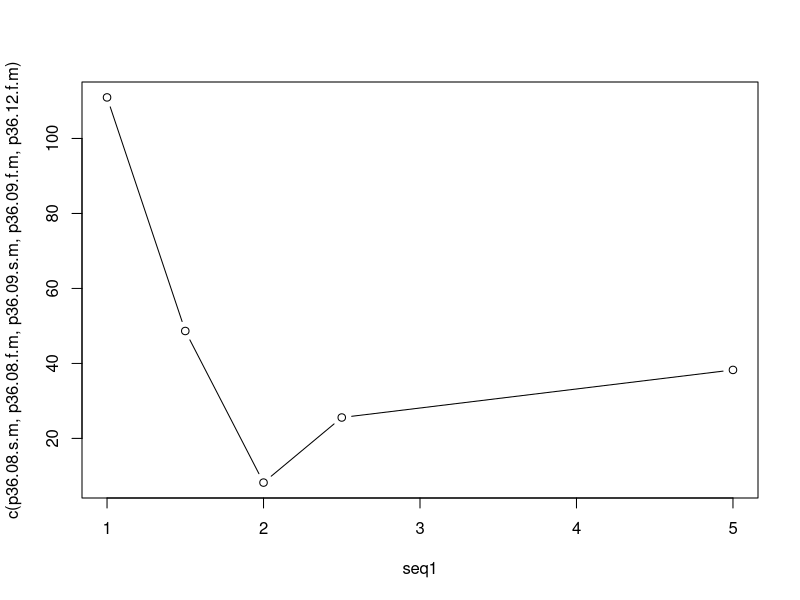

Write the R code that produced this figure. (Note: this script raises an error after producing the figure.)
## ---- chunk 1
dat.herb=read.csv("HerbaceousBiomass.csv",header=TRUE)
## ---- chunk 2
## 2008 year subsetted by season 
dat.08=dat.herb[dat.herb$Year==2008,]
dat.08.fall=dat.08[dat.08$Season=="Fall",]
dat.08.summ=dat.08[dat.08$Season=="Summer",]
## ---- chunk 3
## Seasonal subsetted by treatment
wt.08.f=dat.08.fall[dat.08.fall$Treatment== "W",]
wt.08.s=dat.08.summ[dat.08.summ$Treatment== "W",]
dr.08.f=dat.08.fall[dat.08.fall$Treatment== "D",]
dr.08.s=dat.08.summ[dat.08.summ$Treatment== "D",]
ab.08.f=dat.08.fall[dat.08.fall$Treatment== "A",]
ab.08.s=dat.08.summ[dat.08.summ$Treatment== "A",]

##Treatment subsetted by mass
wt.08.f.m=as.numeric(wt.08.f$Total.Mass) 
wt.08.s.m=as.numeric(wt.08.s$Total.Mass)
dr.08.f.m=as.numeric(dr.08.f$Total.Mass)
dr.08.s.m=as.numeric(dr.08.s$Total.Mass)
ab.08.f.m=as.numeric(ab.08.f$Total.Mass)
ab.08.s.m=as.numeric(ab.08.s$Total.Mass)
## ---- chunk 4
## Seasonal subsetted by plot
p1.08.f=dat.08.fall[dat.08.fall$Plot %in% 1,]
p2.08.f=dat.08.fall[dat.08.fall$Plot %in% 2,]
p3.08.f=dat.08.fall[dat.08.fall$Plot %in% 3,]
p4.08.f=dat.08.fall[dat.08.fall$Plot %in% 4,]
p5.08.f=dat.08.fall[dat.08.fall$Plot %in% 5,]
p6.08.f=dat.08.fall[dat.08.fall$Plot %in% 6,]
p7.08.f=dat.08.fall[dat.08.fall$Plot %in% 7,]
p8.08.f=dat.08.fall[dat.08.fall$Plot %in% 8,]
p9.08.f=dat.08.fall[dat.08.fall$Plot %in% 9,]
p10.08.f=dat.08.fall[dat.08.fall$Plot %in% 10,]
p11.08.f=dat.08.fall[dat.08.fall$Plot %in% 11,]
p12.08.f=dat.08.fall[dat.08.fall$Plot %in% 12,]
p13.08.f=dat.08.fall[dat.08.fall$Plot %in% 13,]
p14.08.f=dat.08.fall[dat.08.fall$Plot %in% 14,]
p15.08.f=dat.08.fall[dat.08.fall$Plot %in% 15,]
p16.08.f=dat.08.fall[dat.08.fall$Plot %in% 16,]
p17.08.f=dat.08.fall[dat.08.fall$Plot %in% 17,]
p18.08.f=dat.08.fall[dat.08.fall$Plot %in% 18,]
p19.08.f=dat.08.fall[dat.08.fall$Plot %in% 19,]
p20.08.f=dat.08.fall[dat.08.fall$Plot %in% 20,]
p21.08.f=dat.08.fall[dat.08.fall$Plot %in% 21,]
p22.08.f=dat.08.fall[dat.08.fall$Plot %in% 22,]
p23.08.f=dat.08.fall[dat.08.fall$Plot %in% 23,]
p24.08.f=dat.08.fall[dat.08.fall$Plot %in% 24,]
p25.08.f=dat.08.fall[dat.08.fall$Plot %in% 25,]
p26.08.f=dat.08.fall[dat.08.fall$Plot %in% 26,]
p27.08.f=dat.08.fall[dat.08.fall$Plot %in% 27,]
p28.08.f=dat.08.fall[dat.08.fall$Plot %in% 28,]
p29.08.f=dat.08.fall[dat.08.fall$Plot %in% 29,]
p30.08.f=dat.08.fall[dat.08.fall$Plot %in% 30,]
p31.08.f=dat.08.fall[dat.08.fall$Plot %in% 31,]
p32.08.f=dat.08.fall[dat.08.fall$Plot %in% 32,]
p33.08.f=dat.08.fall[dat.08.fall$Plot %in% 33,]
p34.08.f=dat.08.fall[dat.08.fall$Plot %in% 34,]
p35.08.f=dat.08.fall[dat.08.fall$Plot %in% 35,]
p36.08.f=dat.08.fall[dat.08.fall$Plot %in% 36,]

p1.08.s=dat.08.summ[dat.08.summ$Plot %in% 1,]
p2.08.s=dat.08.summ[dat.08.summ$Plot %in% 2,]
p3.08.s=dat.08.summ[dat.08.summ$Plot %in% 3,]
p4.08.s=dat.08.summ[dat.08.summ$Plot %in% 4,]
p5.08.s=dat.08.summ[dat.08.summ$Plot %in% 5,]
p6.08.s=dat.08.summ[dat.08.summ$Plot %in% 6,]
p7.08.s=dat.08.summ[dat.08.summ$Plot %in% 7,]
p8.08.s=dat.08.summ[dat.08.summ$Plot %in% 8,]
p9.08.s=dat.08.summ[dat.08.summ$Plot %in% 9,]
p10.08.s=dat.08.summ[dat.08.summ$Plot %in% 10,]
p11.08.s=dat.08.summ[dat.08.summ$Plot %in% 11,]
p12.08.s=dat.08.summ[dat.08.summ$Plot %in% 12,]
p13.08.s=dat.08.summ[dat.08.summ$Plot %in% 13,]
p14.08.s=dat.08.summ[dat.08.summ$Plot %in% 14,]
p15.08.s=dat.08.summ[dat.08.summ$Plot %in% 15,]
p16.08.s=dat.08.summ[dat.08.summ$Plot %in% 16,]
p17.08.s=dat.08.summ[dat.08.summ$Plot %in% 17,]
p18.08.s=dat.08.summ[dat.08.summ$Plot %in% 18,]
p19.08.s=dat.08.summ[dat.08.summ$Plot %in% 19,]
p20.08.s=dat.08.summ[dat.08.summ$Plot %in% 20,]
p21.08.s=dat.08.summ[dat.08.summ$Plot %in% 21,]
p22.08.s=dat.08.summ[dat.08.summ$Plot %in% 22,]
p23.08.s=dat.08.summ[dat.08.summ$Plot %in% 23,]
p24.08.s=dat.08.summ[dat.08.summ$Plot %in% 24,]
p25.08.s=dat.08.summ[dat.08.summ$Plot %in% 25,]
p26.08.s=dat.08.summ[dat.08.summ$Plot %in% 26,]
p27.08.s=dat.08.summ[dat.08.summ$Plot %in% 27,]
p28.08.s=dat.08.summ[dat.08.summ$Plot %in% 28,]
p29.08.s=dat.08.summ[dat.08.summ$Plot %in% 29,]
p30.08.s=dat.08.summ[dat.08.summ$Plot %in% 30,]
p31.08.s=dat.08.summ[dat.08.summ$Plot %in% 31,]
p32.08.s=dat.08.summ[dat.08.summ$Plot %in% 32,]
p33.08.s=dat.08.summ[dat.08.summ$Plot %in% 33,]
p34.08.s=dat.08.summ[dat.08.summ$Plot %in% 34,]
p35.08.s=dat.08.summ[dat.08.summ$Plot %in% 35,]
p36.08.s=dat.08.summ[dat.08.summ$Plot %in% 36,]

#Plot subsetted by mass
p1.08.f.m=sum(as.numeric(p1.08.f$Total.Mass))
p2.08.f.m=sum(as.numeric(p2.08.f$Total.Mass))
p3.08.f.m=sum(as.numeric(p3.08.f$Total.Mass))
p4.08.f.m=sum(as.numeric(p4.08.f$Total.Mass))
p5.08.f.m=sum(as.numeric(p5.08.f$Total.Mass))
p6.08.f.m=sum(as.numeric(p6.08.f$Total.Mass))
p7.08.f.m=sum(as.numeric(p7.08.f$Total.Mass))
p8.08.f.m=sum(as.numeric(p8.08.f$Total.Mass))
p9.08.f.m=sum(as.numeric(p9.08.f$Total.Mass))
p10.08.f.m=sum(as.numeric(p10.08.f$Total.Mass))
p11.08.f.m=sum(as.numeric(p11.08.f$Total.Mass))
p12.08.f.m=sum(as.numeric(p12.08.f$Total.Mass))
p13.08.f.m=sum(as.numeric(p13.08.f$Total.Mass))
p14.08.f.m=sum(as.numeric(p14.08.f$Total.Mass))
p15.08.f.m=sum(as.numeric(p15.08.f$Total.Mass))
p16.08.f.m=sum(as.numeric(p16.08.f$Total.Mass))
p17.08.f.m=sum(as.numeric(p17.08.f$Total.Mass))
p18.08.f.m=sum(as.numeric(p18.08.f$Total.Mass))
p19.08.f.m=sum(as.numeric(p19.08.f$Total.Mass))
p20.08.f.m=sum(as.numeric(p20.08.f$Total.Mass))
p21.08.f.m=sum(as.numeric(p21.08.f$Total.Mass))
p22.08.f.m=sum(as.numeric(p22.08.f$Total.Mass))
p23.08.f.m=sum(as.numeric(p23.08.f$Total.Mass))
p24.08.f.m=sum(as.numeric(p24.08.f$Total.Mass))
p25.08.f.m=sum(as.numeric(p25.08.f$Total.Mass))
p26.08.f.m=sum(as.numeric(p26.08.f$Total.Mass))
p27.08.f.m=sum(as.numeric(p27.08.f$Total.Mass))
p28.08.f.m=sum(as.numeric(p28.08.f$Total.Mass))
p29.08.f.m=sum(as.numeric(p29.08.f$Total.Mass))
p30.08.f.m=sum(as.numeric(p30.08.f$Total.Mass))
p31.08.f.m=sum(as.numeric(p31.08.f$Total.Mass))
p32.08.f.m=sum(as.numeric(p32.08.f$Total.Mass))
p33.08.f.m=sum(as.numeric(p33.08.f$Total.Mass))
p34.08.f.m=sum(as.numeric(p34.08.f$Total.Mass))
p35.08.f.m=sum(as.numeric(p35.08.f$Total.Mass))
p36.08.f.m=sum(as.numeric(p36.08.f$Total.Mass))

p1.08.s.m=sum(as.numeric(p1.08.s$Total.Mass))
p2.08.s.m=sum(as.numeric(p2.08.s$Total.Mass))
p3.08.s.m=sum(as.numeric(p3.08.s$Total.Mass))
p4.08.s.m=sum(as.numeric(p4.08.s$Total.Mass))
p5.08.s.m=sum(as.numeric(p5.08.s$Total.Mass))
p6.08.s.m=sum(as.numeric(p6.08.s$Total.Mass))
p7.08.s.m=sum(as.numeric(p7.08.s$Total.Mass))
p8.08.s.m=sum(as.numeric(p8.08.s$Total.Mass))
p9.08.s.m=sum(as.numeric(p9.08.s$Total.Mass))
p10.08.s.m=sum(as.numeric(p10.08.s$Total.Mass))
p11.08.s.m=sum(as.numeric(p11.08.s$Total.Mass))
p12.08.s.m=sum(as.numeric(p12.08.s$Total.Mass))
p13.08.s.m=sum(as.numeric(p13.08.s$Total.Mass))
p14.08.s.m=sum(as.numeric(p14.08.s$Total.Mass))
p15.08.s.m=sum(as.numeric(p15.08.s$Total.Mass))
p16.08.s.m=sum(as.numeric(p16.08.s$Total.Mass))
p17.08.s.m=sum(as.numeric(p17.08.s$Total.Mass))
p18.08.s.m=sum(as.numeric(p18.08.s$Total.Mass))
p19.08.s.m=sum(as.numeric(p19.08.s$Total.Mass))
p20.08.s.m=sum(as.numeric(p20.08.s$Total.Mass))
p21.08.s.m=sum(as.numeric(p21.08.s$Total.Mass))
p22.08.s.m=sum(as.numeric(p22.08.s$Total.Mass))
p23.08.s.m=sum(as.numeric(p23.08.s$Total.Mass))
p24.08.s.m=sum(as.numeric(p24.08.s$Total.Mass))
p25.08.s.m=sum(as.numeric(p25.08.s$Total.Mass))
p26.08.s.m=sum(as.numeric(p26.08.s$Total.Mass))
p27.08.s.m=sum(as.numeric(p27.08.s$Total.Mass))
p28.08.s.m=sum(as.numeric(p28.08.s$Total.Mass))
p29.08.s.m=sum(as.numeric(p29.08.s$Total.Mass))
p30.08.s.m=sum(as.numeric(p30.08.s$Total.Mass))
p31.08.s.m=sum(as.numeric(p31.08.s$Total.Mass))
p32.08.s.m=sum(as.numeric(p32.08.s$Total.Mass))
p33.08.s.m=sum(as.numeric(p33.08.s$Total.Mass))
p34.08.s.m=sum(as.numeric(p34.08.s$Total.Mass))
p35.08.s.m=sum(as.numeric(p35.08.s$Total.Mass))
p36.08.s.m=sum(as.numeric(p36.08.s$Total.Mass))
## ---- chunk 5
## 2009 year subsetted by season 
dat.09=dat.herb[dat.herb$Year==2009,]
dat.09.fall=dat.09[dat.09$Season=="Fall",]
dat.09.summ=dat.09[dat.09$Season=="Summer",]
## ---- chunk 6
## Seasonal subsetted by treatment
wt.09.f=dat.09.fall[dat.09.fall$Treatment== "W",]
wt.09.s=dat.09.summ[dat.09.summ$Treatment== "W",]
dr.09.f=dat.09.fall[dat.09.fall$Treatment== "D",]
dr.09.s=dat.09.summ[dat.09.summ$Treatment== "D",]
ab.09.f=dat.09.fall[dat.09.fall$Treatment== "A",]
ab.09.s=dat.09.summ[dat.09.summ$Treatment== "A",]

##Treatment subsetted by mass
wt.09.f.m=as.numeric(wt.09.f$Total.Mass) 
wt.09.s.m=as.numeric(wt.09.s$Total.Mass)
dr.09.f.m=as.numeric(dr.09.f$Total.Mass)
dr.09.s.m=as.numeric(dr.09.s$Total.Mass)
ab.09.f.m=as.numeric(ab.09.f$Total.Mass)
ab.09.s.m=as.numeric(ab.09.s$Total.Mass)
## ---- chunk 7
## Seasonal subsetted by plot
p1.09.f=dat.09.fall[dat.09.fall$Plot %in% 1,]
p2.09.f=dat.09.fall[dat.09.fall$Plot %in% 2,]
p3.09.f=dat.09.fall[dat.09.fall$Plot %in% 3,]
p4.09.f=dat.09.fall[dat.09.fall$Plot %in% 4,]
p5.09.f=dat.09.fall[dat.09.fall$Plot %in% 5,]
p6.09.f=dat.09.fall[dat.09.fall$Plot %in% 6,]
p7.09.f=dat.09.fall[dat.09.fall$Plot %in% 7,]
p8.09.f=dat.09.fall[dat.09.fall$Plot %in% 8,]
p9.09.f=dat.09.fall[dat.09.fall$Plot %in% 9,]
p10.09.f=dat.09.fall[dat.09.fall$Plot %in% 10,]
p11.09.f=dat.09.fall[dat.09.fall$Plot %in% 11,]
p12.09.f=dat.09.fall[dat.09.fall$Plot %in% 12,]
p13.09.f=dat.09.fall[dat.09.fall$Plot %in% 13,]
p14.09.f=dat.09.fall[dat.09.fall$Plot %in% 14,]
p15.09.f=dat.09.fall[dat.09.fall$Plot %in% 15,]
p16.09.f=dat.09.fall[dat.09.fall$Plot %in% 16,]
p17.09.f=dat.09.fall[dat.09.fall$Plot %in% 17,]
p18.09.f=dat.09.fall[dat.09.fall$Plot %in% 18,]
p19.09.f=dat.09.fall[dat.09.fall$Plot %in% 19,]
p20.09.f=dat.09.fall[dat.09.fall$Plot %in% 20,]
p21.09.f=dat.09.fall[dat.09.fall$Plot %in% 21,]
p22.09.f=dat.09.fall[dat.09.fall$Plot %in% 22,]
p23.09.f=dat.09.fall[dat.09.fall$Plot %in% 23,]
p24.09.f=dat.09.fall[dat.09.fall$Plot %in% 24,]
p25.09.f=dat.09.fall[dat.09.fall$Plot %in% 25,]
p26.09.f=dat.09.fall[dat.09.fall$Plot %in% 26,]
p27.09.f=dat.09.fall[dat.09.fall$Plot %in% 27,]
p28.09.f=dat.09.fall[dat.09.fall$Plot %in% 28,]
p29.09.f=dat.09.fall[dat.09.fall$Plot %in% 29,]
p30.09.f=dat.09.fall[dat.09.fall$Plot %in% 30,]
p31.09.f=dat.09.fall[dat.09.fall$Plot %in% 31,]
p32.09.f=dat.09.fall[dat.09.fall$Plot %in% 32,]
p33.09.f=dat.09.fall[dat.09.fall$Plot %in% 33,]
p34.09.f=dat.09.fall[dat.09.fall$Plot %in% 34,]
p35.09.f=dat.09.fall[dat.09.fall$Plot %in% 35,]
p36.09.f=dat.09.fall[dat.09.fall$Plot %in% 36,]

p1.09.s=dat.09.summ[dat.09.summ$Plot %in% 1,]
p2.09.s=dat.09.summ[dat.09.summ$Plot %in% 2,]
p3.09.s=dat.09.summ[dat.09.summ$Plot %in% 3,]
p4.09.s=dat.09.summ[dat.09.summ$Plot %in% 4,]
p5.09.s=dat.09.summ[dat.09.summ$Plot %in% 5,]
p6.09.s=dat.09.summ[dat.09.summ$Plot %in% 6,]
p7.09.s=dat.09.summ[dat.09.summ$Plot %in% 7,]
p8.09.s=dat.09.summ[dat.09.summ$Plot %in% 8,]
p9.09.s=dat.09.summ[dat.09.summ$Plot %in% 9,]
p10.09.s=dat.09.summ[dat.09.summ$Plot %in% 10,]
p11.09.s=dat.09.summ[dat.09.summ$Plot %in% 11,]
p12.09.s=dat.09.summ[dat.09.summ$Plot %in% 12,]
p13.09.s=dat.09.summ[dat.09.summ$Plot %in% 13,]
p14.09.s=dat.09.summ[dat.09.summ$Plot %in% 14,]
p15.09.s=dat.09.summ[dat.09.summ$Plot %in% 15,]
p16.09.s=dat.09.summ[dat.09.summ$Plot %in% 16,]
p17.09.s=dat.09.summ[dat.09.summ$Plot %in% 17,]
p18.09.s=dat.09.summ[dat.09.summ$Plot %in% 18,]
p19.09.s=dat.09.summ[dat.09.summ$Plot %in% 19,]
p20.09.s=dat.09.summ[dat.09.summ$Plot %in% 20,]
p21.09.s=dat.09.summ[dat.09.summ$Plot %in% 21,]
p22.09.s=dat.09.summ[dat.09.summ$Plot %in% 22,]
p23.09.s=dat.09.summ[dat.09.summ$Plot %in% 23,]
p24.09.s=dat.09.summ[dat.09.summ$Plot %in% 24,]
p25.09.s=dat.09.summ[dat.09.summ$Plot %in% 25,]
p26.09.s=dat.09.summ[dat.09.summ$Plot %in% 26,]
p27.09.s=dat.09.summ[dat.09.summ$Plot %in% 27,]
p28.09.s=dat.09.summ[dat.09.summ$Plot %in% 28,]
p29.09.s=dat.09.summ[dat.09.summ$Plot %in% 29,]
p30.09.s=dat.09.summ[dat.09.summ$Plot %in% 30,]
p31.09.s=dat.09.summ[dat.09.summ$Plot %in% 31,]
p32.09.s=dat.09.summ[dat.09.summ$Plot %in% 32,]
p33.09.s=dat.09.summ[dat.09.summ$Plot %in% 33,]
p34.09.s=dat.09.summ[dat.09.summ$Plot %in% 34,]
p35.09.s=dat.09.summ[dat.09.summ$Plot %in% 35,]
p36.09.s=dat.09.summ[dat.09.summ$Plot %in% 36,]

#Plot subsetted by mass
p1.09.f.m=sum(as.numeric(p1.09.f$Total.Mass))
p2.09.f.m=sum(as.numeric(p2.09.f$Total.Mass))
p3.09.f.m=sum(as.numeric(p3.09.f$Total.Mass))
p4.09.f.m=sum(as.numeric(p4.09.f$Total.Mass))
p5.09.f.m=sum(as.numeric(p5.09.f$Total.Mass))
p6.09.f.m=sum(as.numeric(p6.09.f$Total.Mass))
p7.09.f.m=sum(as.numeric(p7.09.f$Total.Mass))
p8.09.f.m=sum(as.numeric(p8.09.f$Total.Mass))
p9.09.f.m=sum(as.numeric(p9.09.f$Total.Mass))
p10.09.f.m=sum(as.numeric(p10.09.f$Total.Mass))
p11.09.f.m=sum(as.numeric(p11.09.f$Total.Mass))
p12.09.f.m=sum(as.numeric(p12.09.f$Total.Mass))
p13.09.f.m=sum(as.numeric(p13.09.f$Total.Mass))
p14.09.f.m=sum(as.numeric(p14.09.f$Total.Mass))
p15.09.f.m=sum(as.numeric(p15.09.f$Total.Mass))
p16.09.f.m=sum(as.numeric(p16.09.f$Total.Mass))
p17.09.f.m=sum(as.numeric(p17.09.f$Total.Mass))
p18.09.f.m=sum(as.numeric(p18.09.f$Total.Mass))
p19.09.f.m=sum(as.numeric(p19.09.f$Total.Mass))
p20.09.f.m=sum(as.numeric(p20.09.f$Total.Mass))
p21.09.f.m=sum(as.numeric(p21.09.f$Total.Mass))
p22.09.f.m=sum(as.numeric(p22.09.f$Total.Mass))
p23.09.f.m=sum(as.numeric(p23.09.f$Total.Mass))
p24.09.f.m=sum(as.numeric(p24.09.f$Total.Mass))
p25.09.f.m=sum(as.numeric(p25.09.f$Total.Mass))
p26.09.f.m=sum(as.numeric(p26.09.f$Total.Mass))
p27.09.f.m=sum(as.numeric(p27.09.f$Total.Mass))
p28.09.f.m=sum(as.numeric(p28.09.f$Total.Mass))
p29.09.f.m=sum(as.numeric(p29.09.f$Total.Mass))
p30.09.f.m=sum(as.numeric(p30.09.f$Total.Mass))
p31.09.f.m=sum(as.numeric(p31.09.f$Total.Mass))
p32.09.f.m=sum(as.numeric(p32.09.f$Total.Mass))
p33.09.f.m=sum(as.numeric(p33.09.f$Total.Mass))
p34.09.f.m=sum(as.numeric(p34.09.f$Total.Mass))
p35.09.f.m=sum(as.numeric(p35.09.f$Total.Mass))
p36.09.f.m=sum(as.numeric(p36.09.f$Total.Mass))

p1.09.s.m=sum(as.numeric(p1.09.s$Total.Mass))
p2.09.s.m=sum(as.numeric(p2.09.s$Total.Mass))
p3.09.s.m=sum(as.numeric(p3.09.s$Total.Mass))
p4.09.s.m=sum(as.numeric(p4.09.s$Total.Mass))
p5.09.s.m=sum(as.numeric(p5.09.s$Total.Mass))
p6.09.s.m=sum(as.numeric(p6.09.s$Total.Mass))
p7.09.s.m=sum(as.numeric(p7.09.s$Total.Mass))
p8.09.s.m=sum(as.numeric(p8.09.s$Total.Mass))
p9.09.s.m=sum(as.numeric(p9.09.s$Total.Mass))
p10.09.s.m=sum(as.numeric(p10.09.s$Total.Mass))
p11.09.s.m=sum(as.numeric(p11.09.s$Total.Mass))
p12.09.s.m=sum(as.numeric(p12.09.s$Total.Mass))
p13.09.s.m=sum(as.numeric(p13.09.s$Total.Mass))
p14.09.s.m=sum(as.numeric(p14.09.s$Total.Mass))
p15.09.s.m=sum(as.numeric(p15.09.s$Total.Mass))
p16.09.s.m=sum(as.numeric(p16.09.s$Total.Mass))
p17.09.s.m=sum(as.numeric(p17.09.s$Total.Mass))
p18.09.s.m=sum(as.numeric(p18.09.s$Total.Mass))
p19.09.s.m=sum(as.numeric(p19.09.s$Total.Mass))
p20.09.s.m=sum(as.numeric(p20.09.s$Total.Mass))
p21.09.s.m=sum(as.numeric(p21.09.s$Total.Mass))
p22.09.s.m=sum(as.numeric(p22.09.s$Total.Mass))
p23.09.s.m=sum(as.numeric(p23.09.s$Total.Mass))
p24.09.s.m=sum(as.numeric(p24.09.s$Total.Mass))
p25.09.s.m=sum(as.numeric(p25.09.s$Total.Mass))
p26.09.s.m=sum(as.numeric(p26.09.s$Total.Mass))
p27.09.s.m=sum(as.numeric(p27.09.s$Total.Mass))
p28.09.s.m=sum(as.numeric(p28.09.s$Total.Mass))
p29.09.s.m=sum(as.numeric(p29.09.s$Total.Mass))
p30.09.s.m=sum(as.numeric(p30.09.s$Total.Mass))
p31.09.s.m=sum(as.numeric(p31.09.s$Total.Mass))
p32.09.s.m=sum(as.numeric(p32.09.s$Total.Mass))
p33.09.s.m=sum(as.numeric(p33.09.s$Total.Mass))
p34.09.s.m=sum(as.numeric(p34.09.s$Total.Mass))
p35.09.s.m=sum(as.numeric(p35.09.s$Total.Mass))
p36.09.s.m=sum(as.numeric(p36.09.s$Total.Mass))

## 2012 year subsetted by season 
dat.12=dat.herb[dat.herb$Year==2012,]
## Seasonal subsetted by treatment
wt.12.f=dat.12[dat.12$Treatment== "W",]
dr.12.f=dat.12[dat.12$Treatment== "D",]
ab.12.f=dat.12[dat.12$Treatment== "A",]
##Treatment subsetted by mass
wt.12.f.m=as.numeric(wt.12.f$Total.Mass) 
dr.12.f.m=as.numeric(dr.12.f$Total.Mass)
ab.12.f.m=as.numeric(ab.12.f$Total.Mass)
## Seasonal subsetted by plot
p1.12.f=dat.12[dat.12$Plot %in% 1,]
p2.12.f=dat.12[dat.12$Plot %in% 2,]
p3.12.f=dat.12[dat.12$Plot %in% 3,]
p4.12.f=dat.12[dat.12$Plot %in% 4,]
p5.12.f=dat.12[dat.12$Plot %in% 5,]
p6.12.f=dat.12[dat.12$Plot %in% 6,]
p7.12.f=dat.12[dat.12$Plot %in% 7,]
p8.12.f=dat.12[dat.12$Plot %in% 8,]
p9.12.f=dat.12[dat.12$Plot %in% 9,]
p10.12.f=dat.12[dat.12$Plot %in% 10,]
p11.12.f=dat.12[dat.12$Plot %in% 11,]
p12.12.f=dat.12[dat.12$Plot %in% 12,]
p13.12.f=dat.12[dat.12$Plot %in% 13,]
p14.12.f=dat.12[dat.12$Plot %in% 14,]
p15.12.f=dat.12[dat.12$Plot %in% 15,]
p16.12.f=dat.12[dat.12$Plot %in% 16,]
p17.12.f=dat.12[dat.12$Plot %in% 17,]
p18.12.f=dat.12[dat.12$Plot %in% 18,]
p19.12.f=dat.12[dat.12$Plot %in% 19,]
p20.12.f=dat.12[dat.12$Plot %in% 20,]
p21.12.f=dat.12[dat.12$Plot %in% 21,]
p22.12.f=dat.12[dat.12$Plot %in% 22,]
p23.12.f=dat.12[dat.12$Plot %in% 23,]
p24.12.f=dat.12[dat.12$Plot %in% 24,]
p25.12.f=dat.12[dat.12$Plot %in% 25,]
p26.12.f=dat.12[dat.12$Plot %in% 26,]
p27.12.f=dat.12[dat.12$Plot %in% 27,]
p28.12.f=dat.12[dat.12$Plot %in% 28,]
p29.12.f=dat.12[dat.12$Plot %in% 29,]
p30.12.f=dat.12[dat.12$Plot %in% 30,]
p31.12.f=dat.12[dat.12$Plot %in% 31,]
p32.12.f=dat.12[dat.12$Plot %in% 32,]
p33.12.f=dat.12[dat.12$Plot %in% 33,]
p34.12.f=dat.12[dat.12$Plot %in% 34,]
p35.12.f=dat.12[dat.12$Plot %in% 35,]
p36.12.f=dat.12[dat.12$Plot %in% 36,]

#Plot subsetted by mass
p1.12.f.m=sum(as.numeric(p1.12.f$Total.Mass))
p2.12.f.m=sum(as.numeric(p2.12.f$Total.Mass))
p3.12.f.m=sum(as.numeric(p3.12.f$Total.Mass))
p4.12.f.m=sum(as.numeric(p4.12.f$Total.Mass))
p5.12.f.m=sum(as.numeric(p5.12.f$Total.Mass))
p6.12.f.m=sum(as.numeric(p6.12.f$Total.Mass))
p7.12.f.m=sum(as.numeric(p7.12.f$Total.Mass))
p8.12.f.m=sum(as.numeric(p8.12.f$Total.Mass))
p9.12.f.m=sum(as.numeric(p9.12.f$Total.Mass))
p10.12.f.m=sum(as.numeric(p10.12.f$Total.Mass))
p11.12.f.m=sum(as.numeric(p11.12.f$Total.Mass))
p12.12.f.m=sum(as.numeric(p12.12.f$Total.Mass))
p13.12.f.m=sum(as.numeric(p13.12.f$Total.Mass))
p14.12.f.m=sum(as.numeric(p14.12.f$Total.Mass))
p15.12.f.m=sum(as.numeric(p15.12.f$Total.Mass))
p16.12.f.m=sum(as.numeric(p16.12.f$Total.Mass))
p17.12.f.m=sum(as.numeric(p17.12.f$Total.Mass))
p18.12.f.m=sum(as.numeric(p18.12.f$Total.Mass))
p19.12.f.m=sum(as.numeric(p19.12.f$Total.Mass))
p20.12.f.m=sum(as.numeric(p20.12.f$Total.Mass))
p21.12.f.m=sum(as.numeric(p21.12.f$Total.Mass))
p22.12.f.m=sum(as.numeric(p22.12.f$Total.Mass))
p23.12.f.m=sum(as.numeric(p23.12.f$Total.Mass))
p24.12.f.m=sum(as.numeric(p24.12.f$Total.Mass))
p25.12.f.m=sum(as.numeric(p25.12.f$Total.Mass))
p26.12.f.m=sum(as.numeric(p26.12.f$Total.Mass))
p27.12.f.m=sum(as.numeric(p27.12.f$Total.Mass))
p28.12.f.m=sum(as.numeric(p28.12.f$Total.Mass))
p29.12.f.m=sum(as.numeric(p29.12.f$Total.Mass))
p30.12.f.m=sum(as.numeric(p30.12.f$Total.Mass))
p31.12.f.m=sum(as.numeric(p31.12.f$Total.Mass))
p32.12.f.m=sum(as.numeric(p32.12.f$Total.Mass))
p33.12.f.m=sum(as.numeric(p33.12.f$Total.Mass))
p34.12.f.m=sum(as.numeric(p34.12.f$Total.Mass))
p35.12.f.m=sum(as.numeric(p35.12.f$Total.Mass))
p36.12.f.m=sum(as.numeric(p36.12.f$Total.Mass))

seq1=c(1,1.5,2,2.5,5)
plot(seq1,c(p36.08.s.m,p36.08.f.m,p36.09.s.m,p36.09.f.m,p36.12.f.m),type="b")

#functional groups
dat.08=dat.herb[dat.herb$Year==2008,]
dat.08.fall=dat.08[dat.08$Season=="Fall",]
dat.08.summ=dat.08[dat.08$Season=="Summer",]
## Seasonal subsetted by treatment
c4.08.f=dat.08.fall[dat.08.fall$C4,]
c4.08.s=dat.08.summ[dat.08.summ$C4,]
c3.08.f=dat.08.fall[dat.08.fall$C3,]
c3.08.s=dat.08.summ[dat.08.summ$C3,]
Pr.08.f=dat.08.fall[dat.08.fall$Perennial,]
Pr.08.s=dat.08.summ[dat.08.summ$Perennial,]
AB.08.f=dat.08.fall[dat.08.fall$Annl.Biennial,]
AB.08.s=dat.08.summ[dat.08.summ$Annl.Biennial,]
## ---- chunk 8
dat.12=dat.herb[dat.herb$Year==2012,]
## ---- chunk 9
wt.12.f=dat.12[dat.12$Treatment== "W",]
dr.12.f=dat.12[dat.12$Treatment== "D",]
ab.12.f=dat.12[dat.12$Treatment== "A",]
##Treatment subsetted by mass
wt.12.f.m=as.numeric(wt.12.f$Total.Mass) 
dr.12.f.m=as.numeric(dr.12.f$Total.Mass)
ab.12.f.m=as.numeric(ab.12.f$Total.Mass)
## ---- chunk 10
p1.12.f=dat.12[dat.12$Plot %in% 1,]
p2.12.f=dat.12[dat.12$Plot %in% 2,]
p3.12.f=dat.12[dat.12$Plot %in% 3,]
p4.12.f=dat.12[dat.12$Plot %in% 4,]
p5.12.f=dat.12[dat.12$Plot %in% 5,]
p6.12.f=dat.12[dat.12$Plot %in% 6,]
p7.12.f=dat.12[dat.12$Plot %in% 7,]
p8.12.f=dat.12[dat.12$Plot %in% 8,]
p9.12.f=dat.12[dat.12$Plot %in% 9,]
p10.12.f=dat.12[dat.12$Plot %in% 10,]
p11.12.f=dat.12[dat.12$Plot %in% 11,]
p12.12.f=dat.12[dat.12$Plot %in% 12,]
p13.12.f=dat.12[dat.12$Plot %in% 13,]
p14.12.f=dat.12[dat.12$Plot %in% 14,]
p15.12.f=dat.12[dat.12$Plot %in% 15,]
p16.12.f=dat.12[dat.12$Plot %in% 16,]
p17.12.f=dat.12[dat.12$Plot %in% 17,]
p18.12.f=dat.12[dat.12$Plot %in% 18,]
p19.12.f=dat.12[dat.12$Plot %in% 19,]
p20.12.f=dat.12[dat.12$Plot %in% 20,]
p21.12.f=dat.12[dat.12$Plot %in% 21,]
p22.12.f=dat.12[dat.12$Plot %in% 22,]
p23.12.f=dat.12[dat.12$Plot %in% 23,]
p24.12.f=dat.12[dat.12$Plot %in% 24,]
p25.12.f=dat.12[dat.12$Plot %in% 25,]
p26.12.f=dat.12[dat.12$Plot %in% 26,]
p27.12.f=dat.12[dat.12$Plot %in% 27,]
p28.12.f=dat.12[dat.12$Plot %in% 28,]
p29.12.f=dat.12[dat.12$Plot %in% 29,]
p30.12.f=dat.12[dat.12$Plot %in% 30,]
p31.12.f=dat.12[dat.12$Plot %in% 31,]
p32.12.f=dat.12[dat.12$Plot %in% 32,]
p33.12.f=dat.12[dat.12$Plot %in% 33,]
p34.12.f=dat.12[dat.12$Plot %in% 34,]
p35.12.f=dat.12[dat.12$Plot %in% 35,]
p36.12.f=dat.12[dat.12$Plot %in% 36,]

#Plot subsetted by mass
p1.12.f.m=sum(as.numeric(p1.12.f$Total.Mass))
p2.12.f.m=sum(as.numeric(p2.12.f$Total.Mass))
p3.12.f.m=sum(as.numeric(p3.12.f$Total.Mass))
p4.12.f.m=sum(as.numeric(p4.12.f$Total.Mass))
p5.12.f.m=sum(as.numeric(p5.12.f$Total.Mass))
p6.12.f.m=sum(as.numeric(p6.12.f$Total.Mass))
p7.12.f.m=sum(as.numeric(p7.12.f$Total.Mass))
p8.12.f.m=sum(as.numeric(p8.12.f$Total.Mass))
p9.12.f.m=sum(as.numeric(p9.12.f$Total.Mass))
p10.12.f.m=sum(as.numeric(p10.12.f$Total.Mass))
p11.12.f.m=sum(as.numeric(p11.12.f$Total.Mass))
p12.12.f.m=sum(as.numeric(p12.12.f$Total.Mass))
p13.12.f.m=sum(as.numeric(p13.12.f$Total.Mass))
p14.12.f.m=sum(as.numeric(p14.12.f$Total.Mass))
p15.12.f.m=sum(as.numeric(p15.12.f$Total.Mass))
p16.12.f.m=sum(as.numeric(p16.12.f$Total.Mass))
p17.12.f.m=sum(as.numeric(p17.12.f$Total.Mass))
p18.12.f.m=sum(as.numeric(p18.12.f$Total.Mass))
p19.12.f.m=sum(as.numeric(p19.12.f$Total.Mass))
p20.12.f.m=sum(as.numeric(p20.12.f$Total.Mass))
p21.12.f.m=sum(as.numeric(p21.12.f$Total.Mass))
p22.12.f.m=sum(as.numeric(p22.12.f$Total.Mass))
p23.12.f.m=sum(as.numeric(p23.12.f$Total.Mass))
p24.12.f.m=sum(as.numeric(p24.12.f$Total.Mass))
p25.12.f.m=sum(as.numeric(p25.12.f$Total.Mass))
p26.12.f.m=sum(as.numeric(p26.12.f$Total.Mass))
p27.12.f.m=sum(as.numeric(p27.12.f$Total.Mass))
p28.12.f.m=sum(as.numeric(p28.12.f$Total.Mass))
p29.12.f.m=sum(as.numeric(p29.12.f$Total.Mass))
p30.12.f.m=sum(as.numeric(p30.12.f$Total.Mass))
p31.12.f.m=sum(as.numeric(p31.12.f$Total.Mass))
p32.12.f.m=sum(as.numeric(p32.12.f$Total.Mass))
p33.12.f.m=sum(as.numeric(p33.12.f$Total.Mass))
p34.12.f.m=sum(as.numeric(p34.12.f$Total.Mass))
p35.12.f.m=sum(as.numeric(p35.12.f$Total.Mass))
p36.12.f.m=sum(as.numeric(p36.12.f$Total.Mass))
## ---- chunk 11
## 2014 year subsetted by season 
dat.14=dat.herb[dat.herb$Year==2014,]
dat.14.fall=dat.14[dat.14$Season=="Fall",]
## ---- chunk 12
## Seasonal subsetted by treatment
wt.14.f=dat.14.fall[dat.14.fall$Treatment== "W",]
dr.14.f=dat.14.fall[dat.14.fall$Treatment== "D",]
ab.14.f=dat.14.fall[dat.14.fall$Treatment== "A",]

##Treatment subsetted by mass
wt.14.f.m=as.numeric(wt.14.f$Total.Mass) 
dr.14.f.m=as.numeric(dr.14.f$Total.Mass)
ab.14.f.m=as.numeric(ab.14.f$Total.Mass)
## ---- chunk 13
## Seasonal subsetted by plot
p1.14.f=dat.14.fall[dat.14.fall$Plot %in% 1,]
p2.14.f=dat.14.fall[dat.14.fall$Plot %in% 2,]
p3.14.f=dat.14.fall[dat.14.fall$Plot %in% 3,]
p4.14.f=dat.14.fall[dat.14.fall$Plot %in% 4,]
p5.14.f=dat.14.fall[dat.14.fall$Plot %in% 5,]
p6.14.f=dat.14.fall[dat.14.fall$Plot %in% 6,]
p7.14.f=dat.14.fall[dat.14.fall$Plot %in% 7,]
p8.14.f=dat.14.fall[dat.14.fall$Plot %in% 8,]
p9.14.f=dat.14.fall[dat.14.fall$Plot %in% 9,]
p10.14.f=dat.14.fall[dat.14.fall$Plot %in% 10,]
p11.14.f=dat.14.fall[dat.14.fall$Plot %in% 11,]
p12.14.f=dat.14.fall[dat.14.fall$Plot %in% 12,]
p13.14.f=dat.14.fall[dat.14.fall$Plot %in% 13,]
p14.14.f=dat.14.fall[dat.14.fall$Plot %in% 14,]
p15.14.f=dat.14.fall[dat.14.fall$Plot %in% 15,]
p16.14.f=dat.14.fall[dat.14.fall$Plot %in% 16,]
p17.14.f=dat.14.fall[dat.14.fall$Plot %in% 17,]
p18.14.f=dat.14.fall[dat.14.fall$Plot %in% 18,]
p19.14.f=dat.14.fall[dat.14.fall$Plot %in% 19,]
p20.14.f=dat.14.fall[dat.14.fall$Plot %in% 20,]
p21.14.f=dat.14.fall[dat.14.fall$Plot %in% 21,]
p22.14.f=dat.14.fall[dat.14.fall$Plot %in% 22,]
p23.14.f=dat.14.fall[dat.14.fall$Plot %in% 23,]
p24.14.f=dat.14.fall[dat.14.fall$Plot %in% 24,]
p25.14.f=dat.14.fall[dat.14.fall$Plot %in% 25,]
p26.14.f=dat.14.fall[dat.14.fall$Plot %in% 26,]
p27.14.f=dat.14.fall[dat.14.fall$Plot %in% 27,]
p28.14.f=dat.14.fall[dat.14.fall$Plot %in% 28,]
p29.14.f=dat.14.fall[dat.14.fall$Plot %in% 29,]
p30.14.f=dat.14.fall[dat.14.fall$Plot %in% 30,]
p31.14.f=dat.14.fall[dat.14.fall$Plot %in% 31,]
p32.14.f=dat.14.fall[dat.14.fall$Plot %in% 32,]
p33.14.f=dat.14.fall[dat.14.fall$Plot %in% 33,]
p34.14.f=dat.14.fall[dat.14.fall$Plot %in% 34,]
p35.14.f=dat.14.fall[dat.14.fall$Plot %in% 35,]
p36.14.f=dat.14.fall[dat.14.fall$Plot %in% 36,]



#Plot subsetted by mass
p1.14.f.m=sum(as.numeric(p1.14.f$Total.Mass))
p2.14.f.m=sum(as.numeric(p2.14.f$Total.Mass))
p3.14.f.m=sum(as.numeric(p3.14.f$Total.Mass))
p4.14.f.m=sum(as.numeric(p4.14.f$Total.Mass))
p5.14.f.m=sum(as.numeric(p5.14.f$Total.Mass))
p6.14.f.m=sum(as.numeric(p6.14.f$Total.Mass))
p7.14.f.m=sum(as.numeric(p7.14.f$Total.Mass))
p8.14.f.m=sum(as.numeric(p8.14.f$Total.Mass))
p9.14.f.m=sum(as.numeric(p9.14.f$Total.Mass))
p10.14.f.m=sum(as.numeric(p10.14.f$Total.Mass))
p11.14.f.m=sum(as.numeric(p11.14.f$Total.Mass))
p12.14.f.m=sum(as.numeric(p12.14.f$Total.Mass))
p13.14.f.m=sum(as.numeric(p13.14.f$Total.Mass))
p14.14.f.m=sum(as.numeric(p14.14.f$Total.Mass))
p15.14.f.m=sum(as.numeric(p15.14.f$Total.Mass))
p16.14.f.m=sum(as.numeric(p16.14.f$Total.Mass))
p17.14.f.m=sum(as.numeric(p17.14.f$Total.Mass))
p18.14.f.m=sum(as.numeric(p18.14.f$Total.Mass))
p19.14.f.m=sum(as.numeric(p19.14.f$Total.Mass))
p20.14.f.m=sum(as.numeric(p20.14.f$Total.Mass))
p21.14.f.m=sum(as.numeric(p21.14.f$Total.Mass))
p22.14.f.m=sum(as.numeric(p22.14.f$Total.Mass))
p23.14.f.m=sum(as.numeric(p23.14.f$Total.Mass))
p24.14.f.m=sum(as.numeric(p24.14.f$Total.Mass))
p25.14.f.m=sum(as.numeric(p25.14.f$Total.Mass))
p26.14.f.m=sum(as.numeric(p26.14.f$Total.Mass))
p27.14.f.m=sum(as.numeric(p27.14.f$Total.Mass))
p28.14.f.m=sum(as.numeric(p28.14.f$Total.Mass))
p29.14.f.m=sum(as.numeric(p29.14.f$Total.Mass))
p30.14.f.m=sum(as.numeric(p30.14.f$Total.Mass))
p31.14.f.m=sum(as.numeric(p31.14.f$Total.Mass))
p32.14.f.m=sum(as.numeric(p32.14.f$Total.Mass))
p33.14.f.m=sum(as.numeric(p33.14.f$Total.Mass))
p34.14.f.m=sum(as.numeric(p34.14.f$Total.Mass))
p35.14.f.m=sum(as.numeric(p35.14.f$Total.Mass))
p36.14.f.m=sum(as.numeric(p36.14.f$Total.Mass))

seq1=c(1,2,3,4,5,7,8,10,12,14)
seq1
plot(seq1,c(p36.08.s.m,p36.08.f.m,p36.09.s.m,p36.09.f.m,p36.10.s.m,p36.11.f.m,p36.11.s.m,p36.12.f.m,p36.13.f.m,p36.14.f.m),type="b",ylab="plot 36 biomass")



#functional groups
dat.08=dat.herb[dat.herb$Year==2008,]
dat.08.fall=dat.08[dat.08$Season=="Fall",]
dat.08.summ=dat.08[dat.08$Season=="Summer",]
## Seasonal subsetted by treatment
c4.08.f=dat.08.fall[dat.08.fall$C4,]
c4.08.s=dat.08.summ[dat.08.summ$C4,]
c3.08.f=dat.08.fall[dat.08.fall$C3,]
c3.08.s=dat.08.summ[dat.08.summ$C3,]
Pr.08.f=dat.08.fall[dat.08.fall$Perennial,]
Pr.08.s=dat.08.summ[dat.08.summ$Perennial,]
AB.08.f=dat.08.fall[dat.08.fall$Annl.Biennial,]
AB.08.s=dat.08.summ[dat.08.summ$Annl.Biennial,]
